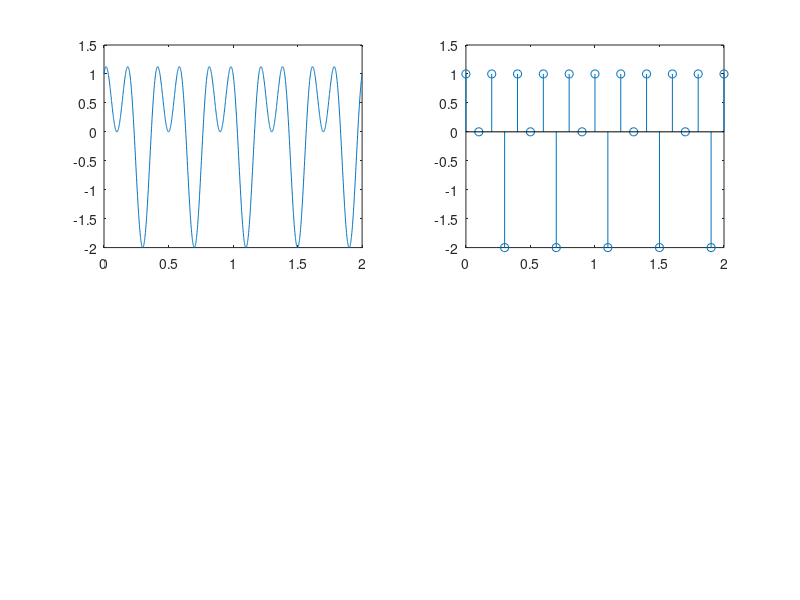

Source code (MATLAB):
%Question 3.1 Part 1
%Plotting function sin(5*pi*t)+cos(10*pi*t)
t_fine=0:0.001:2;
xt=sin(5*pi*t_fine)+cos(10*pi*t_fine);
subplot(2,2,1);
plot(t_fine,xt);

%Question 3.1 Part 2
Ts=0.1;
t_sample=0:Ts:2;
subplot(2,2,2);
xt1=sin(5*pi*t_sample)+cos(10*pi*t_sample);
stem(t_sample,xt1);
